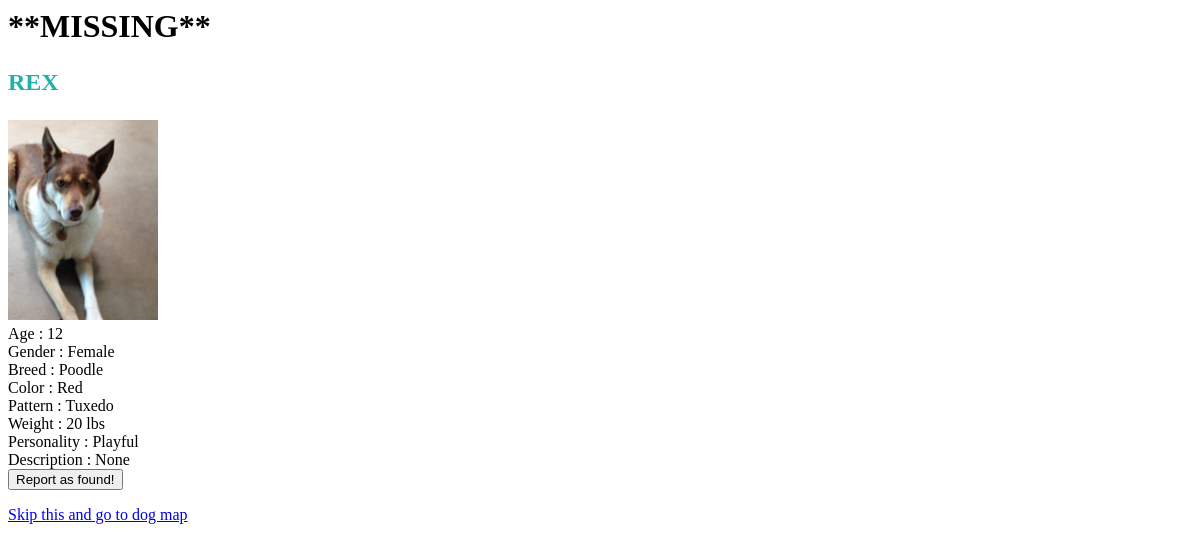
/dog_profile/13/, run on an earlier commit of the app's database.
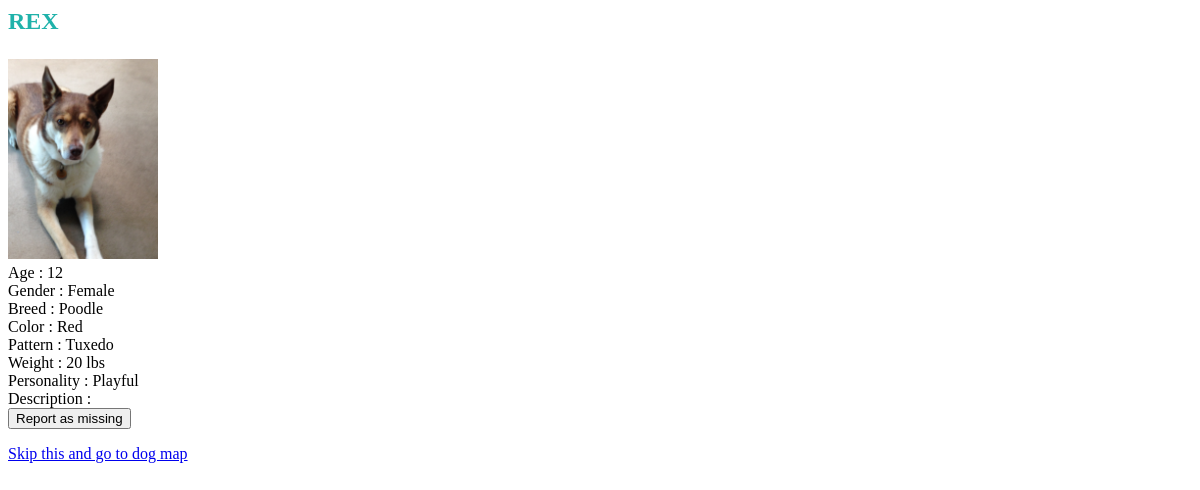
And on a later commit of the database.
### doggonnitapp/models.py (models this page shows, shortened)
class DogProfile(models.Model):
    name = models.CharField(max_length=50)
    age = models.PositiveSmallIntegerField(validators=[MinValueValidator(0), MaxValueValidator(20)])
    sex = models.CharField(max_length=6)
    breed = models.CharField(max_length=50)
    color = models.CharField(max_length=25)
    pattern = models.CharField(max_length=25)
    weight = models.PositiveSmallIntegerField(validators=[MinValueValidator(1), MaxValueValidator(250)])
    personality = models.CharField(max_length=25)
    dog_is_lost = models.BooleanField(default=False)
    dog_image = models.ImageField()
    description = models.TextField(null=True, blank=True, default=None)
    user = models.ForeignKey(User, on_delete=models.CASCADE)

### doggonnitapp/views.py (the view)
# urls.py: url(r'dog_profile/(?P<dog_id>[0-9]+)/', views.dog_profile, name='dog_profile'),
def dog_profile(request, dog_id):
    dog = DogProfile.objects.get(pk=dog_id)
    if request.method == 'POST':
        dog.dog_is_lost = not dog.dog_is_lost
        dog.save()
    return render(request, 'doggonnitapp/dog_profile.html', {'dog':dog})

### doggonnitapp/templates/doggonnitapp/dog_profile.html (shortened to what this page needs)
{% if dog.dog_is_lost  %}
    <h1>**MISSING**</h1>
{% endif %}
<h3> {{ dog.name.upper }} </h3>
<img src="{{MEDIA_URL}}{{ dog.dog_image }}" />
<div class="container">
    <div> Age : {{dog.age}} </div>
    <div> Gender : {{dog.sex}} </div>
    <div> Breed : {{dog.breed}} </div>
    <div> Color : {{dog.color}} </div>
    <div> Pattern : {{dog.pattern}} </div>
    <div> Weight : {{dog.weight}} lbs </div>
    <div> Personality : {{dog.personality}} </div>
    <div> Description : {{dog.description}} </div>
</div>
<form action="{% url 'doggonnitapp:dog_profile' dog.id %}" method="POST">
    {% if dog.dog_is_lost  %}
        <button type="submit"> Report as found! </button>
        {% else %}
            <button type="submit"> Report as missing </button>
    {% endif %}
</form>
<a href="{% url 'doggonnitapp:dogmap' %}">Skip this and go to dog map</a>

### doggonnitapp/templates/doggonnitapp/dog_profile.html (style rules this page uses)
img { width:150px; padding-bottom: 5px; }
h3 { color:lightseagreen; font-size: 24px; }

What changed in the data, as far as the page shows it:
changed DogProfile "REX": dog_is_lost True → False (drawn); description "None" → (not shown)
Also different on the page:
text no longer shown: "**MISSING** Report as found!"
text now shown: "Report as missing"
